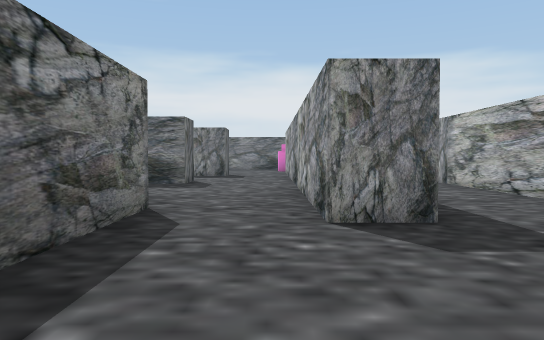
View 1 (above)

21 first-person views from a walk through a Unity game level. The camera is 1.2 m above the floor, tilts 2° down and sees 70° across. The floor is counted in squares, 2 m on a side. Each view is taken from the middle of a square. On the plan, view 1 faces up. The plan holds only what a view shows up to about 11 squares ahead; the rest is blank.

View 2
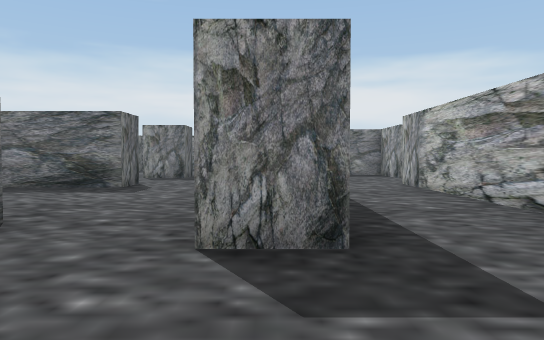

View 3
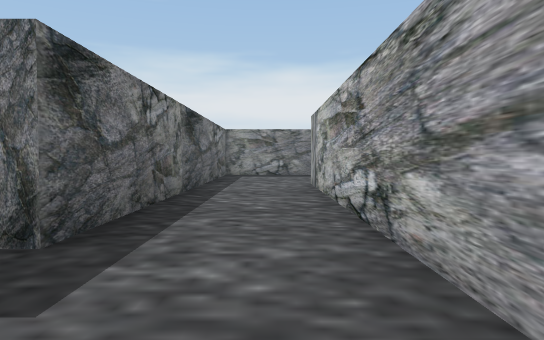

View 4
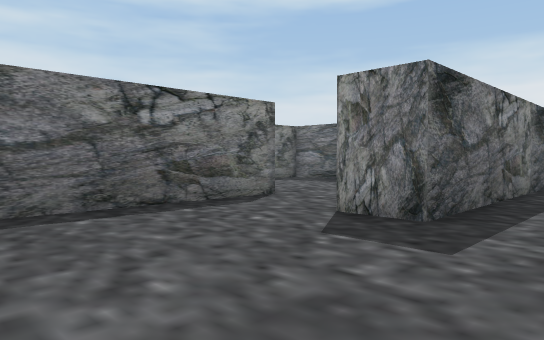

View 5
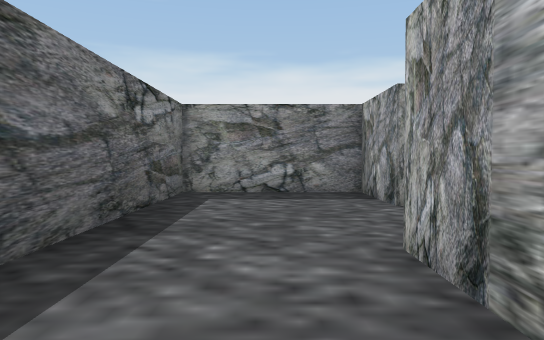

View 6
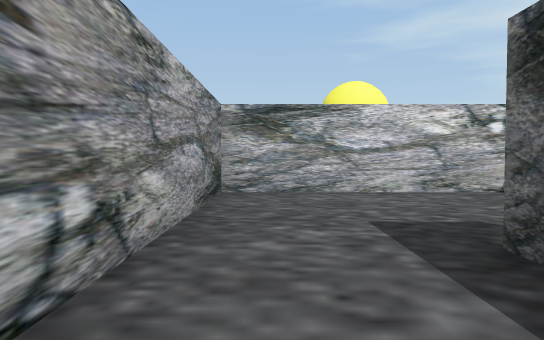

View 7
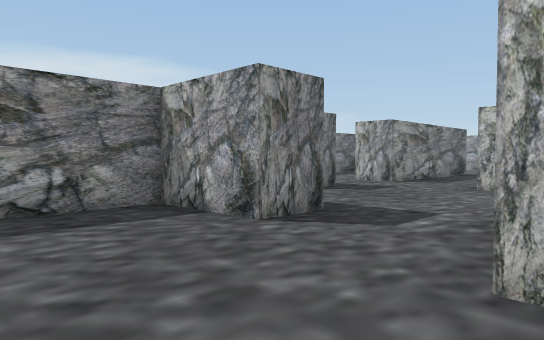

View 8
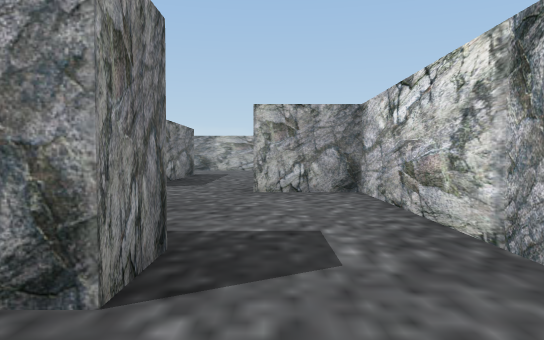

View 9
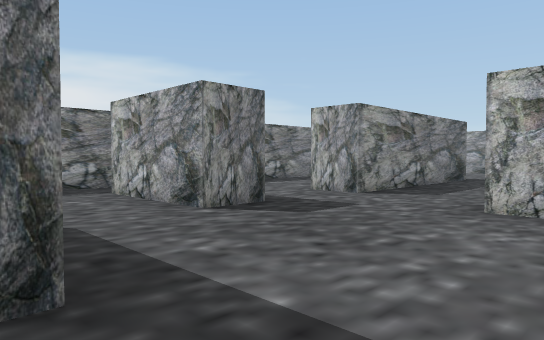

View 10
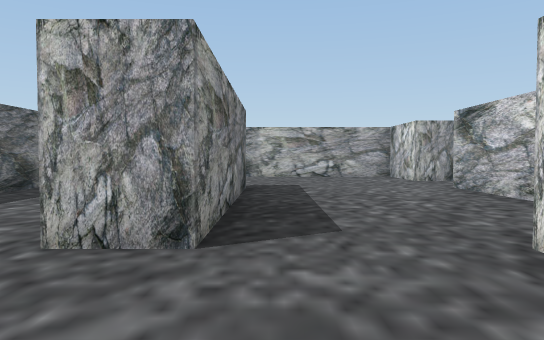

View 11
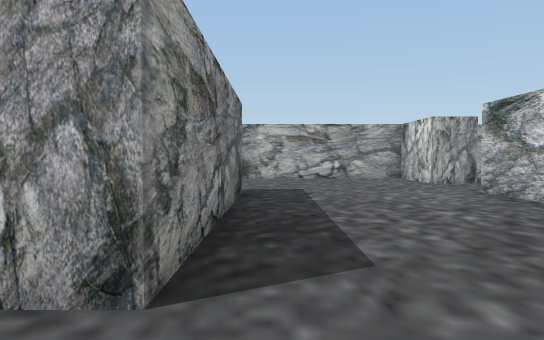

View 12
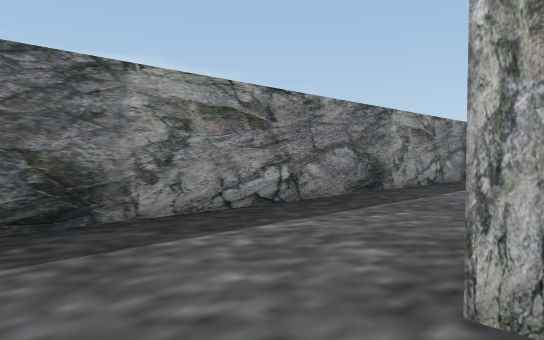

View 13
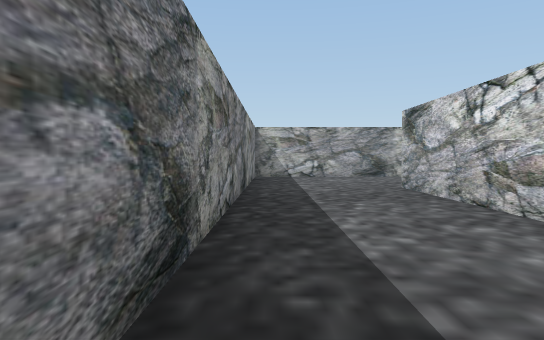

View 14
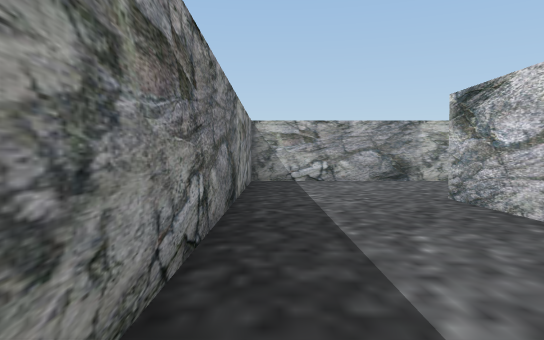

View 15
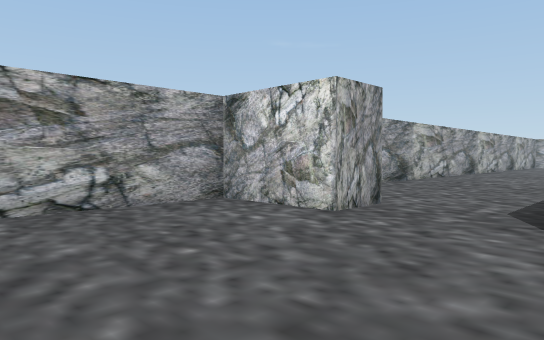

View 16
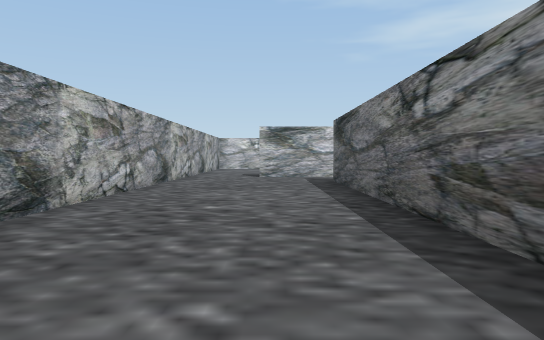

View 17
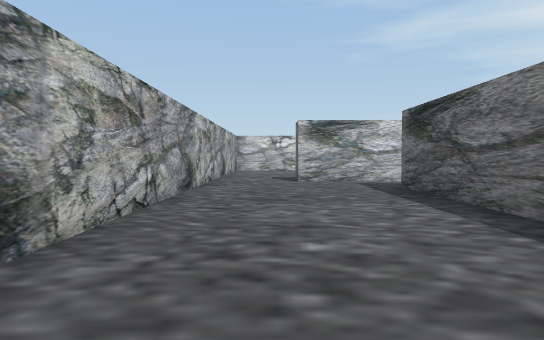

View 18
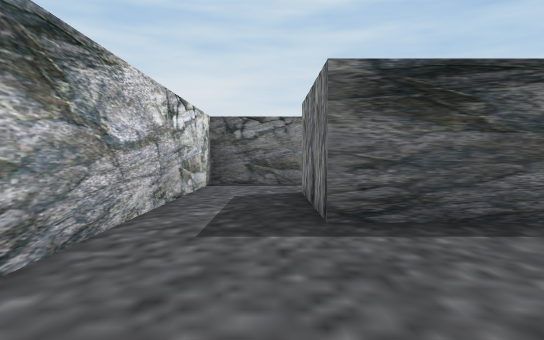

View 19
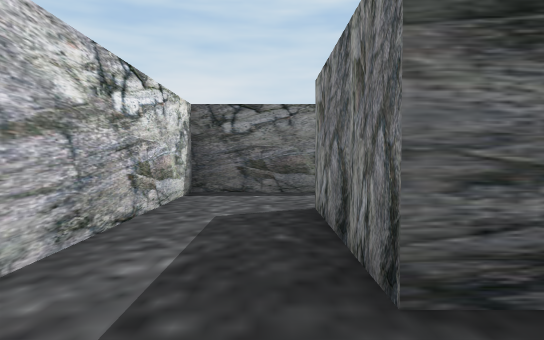

View 20
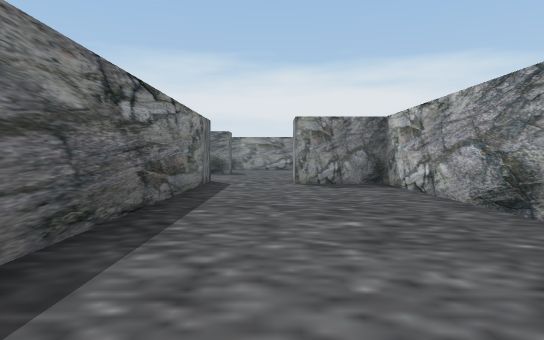

View 21
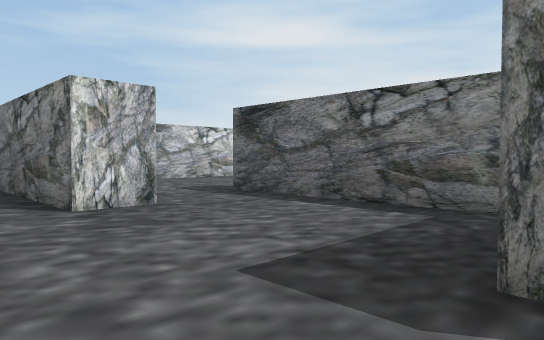

### Floor plan
Points are (right, up) in squares from view 1. A wall is a line through its corners. A room is listed if a view was taken in it or the views show most of it. See-through windows are left out.
Room 1 (views 1, 2, 3, 4, 5, 6, 7, 8, 9)
walls: (-1.4, 4.5) (-1.4, 0.8); (5.6, 11.7) (4.5, 11.7) (4.5, 13.5) (1.5, 13.5) (1.5, 3.5) (0.5, 3.5) (0.5, 4.5); (-1, -0.5) (3.9, -0.5) (3.9, 9.5)
ways out: opening at (5, 10.5) to room 2; opening at (-0.5, 4) to room 5
Room 2 (views 10, 11, 12)
walls: (8.6, 13.7) (7.6, 13.7); (10.5, 13.5) (10.5, 14.5); (5.1, 9.5) (9.5, 9.5) (9.5, 11.4)
ways out: opening at (5, 10.5) to room 1; opening at (9, 12.5) to room 3; opening at (9.5, 14) to room 3; opening at (6.5, 14)
Room 3 (views 13, 14, 15)
walls: (15.6, 13.5) (10.5, 13.5); (11.5, 14.5) (15.5, 14.5); (13.1, 9.5) (15.5, 9.5); (17.5, 9.5) (19.5, 9.5) (19.5, 17.5) (7.1, 17.5)
ways out: opening at (9, 12.5) to room 2; opening at (9.5, 14) to room 2; opening at (16.5, 9) to room 4; opening at (8, 17)
Room 4 (views 16, 17, 18, 19, 20)
walls: (19.5, -3.4) (19.5, 8.5) (17.5, 8.5) (17.5, 9.5); (10.5, -1.2) (10.5, -3.3) (17.4, -3.3); (15.5, 9.5) (15.5, -1.5) (12.5, -1.5)
ways out: opening at (16.5, 9) to room 3; opening at (11.5, -1); opening at (18.5, -4)
Room 5 (view 21)
walls: (-1.9, 9.5) (-1.9, 8.5) (-4.2, 8.5); (-2.5, 4.5) (-1.4, 4.5); (-4.5, 8.1) (-4.5, 4.5); (0.5, 4.5) (0.5, 9.6)
ways out: opening at (-0.5, 4) to room 1; opening at (-3.5, 4); opening at (-0.5, 9)

Where each view was taken, in squares from view 1:
view 1: 0 up, 0 right, facing up
view 2: 1 up, 1 right, facing up
view 3: 1 up, 3 right, facing up
view 4: 0 up, 3 right, facing up-left
view 5: 7 up, 3 right, facing up
view 6: 6 up, 3 right, facing down
view 7: 9 up, 2 right, facing up-right
view 8: 11 up, 3 right, facing right
view 9: 10 up, 5 right, facing up-right
view 10: 13 up, 8 right, facing right
view 11: 13 up, 9 right, facing right
view 12: 14 up, 9 right, facing up-right
view 13: 17 up, 8 right, facing right
view 14: 17 up, 10 right, facing right
view 15: 13 up, 15 right, facing down-right
view 16: 8 up, 17 right, facing down
view 17: 6 up, 18 right, facing down
view 18: 2 down, 19 right, facing left
view 19: 2 down, 17 right, facing left
view 20: 0 up, 17 right, facing up
view 21: 9 up, 0 right, facing down-left
